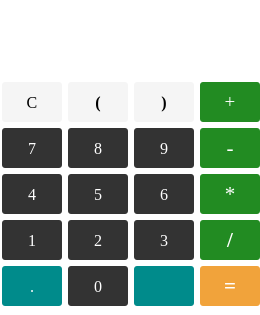
<?xml version="1.0" encoding="UTF-8"?>
<ui version="4.0">
 <class>Cal_Widget</class>
 <widget class="QWidget" name="Cal_Widget">
  <property name="geometry">
   <rect>
    <x>0</x>
    <y>0</y>
    <width>260</width>
    <height>315</height>
   </rect>
  </property>
  <property name="sizePolicy">
   <sizepolicy hsizetype="Preferred" vsizetype="Preferred">
    <horstretch>0</horstretch>
    <verstretch>0</verstretch>
   </sizepolicy>
  </property>
  <property name="minimumSize">
   <size>
    <width>260</width>
    <height>315</height>
   </size>
  </property>
  <property name="maximumSize">
   <size>
    <width>260</width>
    <height>315</height>
   </size>
  </property>
  <property name="windowTitle">
   <string>Widget</string>
  </property>
  <property name="styleSheet">
   <string notr="true">background-color: rgb(255, 255, 255);</string>
  </property>
  <widget class="QLineEdit" name="lineEdit">
   <property name="geometry">
    <rect>
     <x>0</x>
     <y>0</y>
     <width>260</width>
     <height>81</height>
    </rect>
   </property>
   <property name="sizePolicy">
    <sizepolicy hsizetype="Preferred" vsizetype="Preferred">
     <horstretch>0</horstretch>
     <verstretch>0</verstretch>
    </sizepolicy>
   </property>
   <property name="minimumSize">
    <size>
     <width>260</width>
     <height>81</height>
    </size>
   </property>
   <property name="maximumSize">
    <size>
     <width>260</width>
     <height>81</height>
    </size>
   </property>
   <property name="styleSheet">
    <string notr="true">color: rgb(0, 0, 0);
border-radius:3px;</string>
   </property>
   <property name="readOnly">
    <bool>false</bool>
   </property>
  </widget>
  <widget class="QPushButton" name="btn_bracket_r">
   <property name="geometry">
    <rect>
     <x>134</x>
     <y>82</y>
     <width>60</width>
     <height>40</height>
    </rect>
   </property>
   <property name="minimumSize">
    <size>
     <width>60</width>
     <height>40</height>
    </size>
   </property>
   <property name="maximumSize">
    <size>
     <width>60</width>
     <height>40</height>
    </size>
   </property>
   <property name="font">
    <font>
     <family>Times New Roman</family>
     <pointsize>12</pointsize>
     <weight>75</weight>
     <bold>true</bold>
    </font>
   </property>
   <property name="styleSheet">
    <string notr="true">QPushButton { background-color: rgb(245,245,245); border-radius: 3px; color: rgb(0, 0, 0,); } QPushButton:hover { background-color: rgb(169,169,169);}
</string>
   </property>
   <property name="text">
    <string>)</string>
   </property>
  </widget>
  <widget class="QPushButton" name="btn_plus">
   <property name="geometry">
    <rect>
     <x>200</x>
     <y>82</y>
     <width>60</width>
     <height>40</height>
    </rect>
   </property>
   <property name="minimumSize">
    <size>
     <width>60</width>
     <height>40</height>
    </size>
   </property>
   <property name="maximumSize">
    <size>
     <width>60</width>
     <height>40</height>
    </size>
   </property>
   <property name="font">
    <font>
     <family>Times New Roman</family>
     <pointsize>14</pointsize>
     <weight>50</weight>
     <bold>false</bold>
    </font>
   </property>
   <property name="styleSheet">
    <string notr="true">QPushButton { background-color: rgb(34, 139, 34); border-radius: 3px; color: rgb(255, 255, 255); } QPushButton:hover { background-color: rgb(255,250,205); color: rgb(0,100,0);}</string>
   </property>
   <property name="text">
    <string>+</string>
   </property>
  </widget>
  <widget class="QPushButton" name="btn_clear">
   <property name="geometry">
    <rect>
     <x>2</x>
     <y>82</y>
     <width>60</width>
     <height>40</height>
    </rect>
   </property>
   <property name="minimumSize">
    <size>
     <width>60</width>
     <height>40</height>
    </size>
   </property>
   <property name="maximumSize">
    <size>
     <width>60</width>
     <height>40</height>
    </size>
   </property>
   <property name="font">
    <font>
     <family>Times New Roman</family>
     <pointsize>12</pointsize>
    </font>
   </property>
   <property name="cursor">
    <cursorShape>ArrowCursor</cursorShape>
   </property>
   <property name="contextMenuPolicy">
    <enum>Qt::NoContextMenu</enum>
   </property>
   <property name="styleSheet">
    <string notr="true">QPushButton { background-color: rgb(245,245,245); border-radius: 3px; color: rgb(0, 0, 0,); } QPushButton:hover { background-color: rgb(169,169,169);}
</string>
   </property>
   <property name="text">
    <string>C</string>
   </property>
  </widget>
  <widget class="QPushButton" name="btn_bracket_l">
   <property name="geometry">
    <rect>
     <x>68</x>
     <y>82</y>
     <width>60</width>
     <height>40</height>
    </rect>
   </property>
   <property name="minimumSize">
    <size>
     <width>60</width>
     <height>40</height>
    </size>
   </property>
   <property name="maximumSize">
    <size>
     <width>60</width>
     <height>40</height>
    </size>
   </property>
   <property name="font">
    <font>
     <family>Times New Roman</family>
     <pointsize>12</pointsize>
     <weight>75</weight>
     <bold>true</bold>
    </font>
   </property>
   <property name="styleSheet">
    <string notr="true">QPushButton { background-color: rgb(245,245,245); border-radius: 3px; color: rgb(0, 0, 0,); } QPushButton:hover { background-color: rgb(169,169,169);}
</string>
   </property>
   <property name="text">
    <string>(</string>
   </property>
  </widget>
  <widget class="QPushButton" name="btn_8">
   <property name="geometry">
    <rect>
     <x>68</x>
     <y>128</y>
     <width>60</width>
     <height>40</height>
    </rect>
   </property>
   <property name="minimumSize">
    <size>
     <width>60</width>
     <height>40</height>
    </size>
   </property>
   <property name="maximumSize">
    <size>
     <width>60</width>
     <height>40</height>
    </size>
   </property>
   <property name="font">
    <font>
     <family>Times New Roman</family>
     <pointsize>12</pointsize>
    </font>
   </property>
   <property name="styleSheet">
    <string notr="true">QPushButton { background-color: rgb(51, 51, 51); border-radius: 3px; color: rgb(255, 255, 255); } QPushButton:hover { background-color: rgb(153, 50, 204);}
</string>
   </property>
   <property name="text">
    <string>8</string>
   </property>
  </widget>
  <widget class="QPushButton" name="btn_minus">
   <property name="geometry">
    <rect>
     <x>200</x>
     <y>128</y>
     <width>60</width>
     <height>40</height>
    </rect>
   </property>
   <property name="minimumSize">
    <size>
     <width>60</width>
     <height>40</height>
    </size>
   </property>
   <property name="maximumSize">
    <size>
     <width>60</width>
     <height>40</height>
    </size>
   </property>
   <property name="font">
    <font>
     <family>Times New Roman</family>
     <pointsize>16</pointsize>
     <weight>50</weight>
     <bold>false</bold>
    </font>
   </property>
   <property name="styleSheet">
    <string notr="true">QPushButton { background-color: rgb(34, 139, 34); border-radius: 3px; color: rgb(255, 255, 255); } QPushButton:hover { background-color: rgb(255,250,205); color: rgb(0,100,0);}</string>
   </property>
   <property name="text">
    <string>-</string>
   </property>
  </widget>
  <widget class="QPushButton" name="btn_7">
   <property name="geometry">
    <rect>
     <x>2</x>
     <y>128</y>
     <width>60</width>
     <height>40</height>
    </rect>
   </property>
   <property name="minimumSize">
    <size>
     <width>60</width>
     <height>40</height>
    </size>
   </property>
   <property name="maximumSize">
    <size>
     <width>60</width>
     <height>40</height>
    </size>
   </property>
   <property name="font">
    <font>
     <family>Times New Roman</family>
     <pointsize>12</pointsize>
    </font>
   </property>
   <property name="styleSheet">
    <string notr="true">QPushButton { background-color: rgb(51, 51, 51); border-radius: 3px; color: rgb(255, 255, 255); } QPushButton:hover { background-color: rgb(153, 50, 204);}
</string>
   </property>
   <property name="text">
    <string>7</string>
   </property>
  </widget>
  <widget class="QPushButton" name="btn_9">
   <property name="geometry">
    <rect>
     <x>134</x>
     <y>128</y>
     <width>60</width>
     <height>40</height>
    </rect>
   </property>
   <property name="minimumSize">
    <size>
     <width>60</width>
     <height>40</height>
    </size>
   </property>
   <property name="maximumSize">
    <size>
     <width>60</width>
     <height>40</height>
    </size>
   </property>
   <property name="font">
    <font>
     <family>Times New Roman</family>
     <pointsize>12</pointsize>
    </font>
   </property>
   <property name="styleSheet">
    <string notr="true">QPushButton { background-color: rgb(51, 51, 51); border-radius: 3px; color: rgb(255, 255, 255); } QPushButton:hover { background-color: rgb(153, 50, 204);}
</string>
   </property>
   <property name="text">
    <string>9</string>
   </property>
  </widget>
  <widget class="QPushButton" name="btn_5">
   <property name="geometry">
    <rect>
     <x>68</x>
     <y>174</y>
     <width>60</width>
     <height>40</height>
    </rect>
   </property>
   <property name="minimumSize">
    <size>
     <width>60</width>
     <height>40</height>
    </size>
   </property>
   <property name="maximumSize">
    <size>
     <width>60</width>
     <height>40</height>
    </size>
   </property>
   <property name="font">
    <font>
     <family>Times New Roman</family>
     <pointsize>12</pointsize>
    </font>
   </property>
   <property name="styleSheet">
    <string notr="true">QPushButton { background-color: rgb(51, 51, 51); border-radius: 3px; color: rgb(255, 255, 255); } QPushButton:hover { background-color: rgb(153, 50, 204);}
</string>
   </property>
   <property name="text">
    <string>5</string>
   </property>
  </widget>
  <widget class="QPushButton" name="btn_4">
   <property name="geometry">
    <rect>
     <x>2</x>
     <y>174</y>
     <width>60</width>
     <height>40</height>
    </rect>
   </property>
   <property name="minimumSize">
    <size>
     <width>60</width>
     <height>40</height>
    </size>
   </property>
   <property name="maximumSize">
    <size>
     <width>60</width>
     <height>40</height>
    </size>
   </property>
   <property name="font">
    <font>
     <family>Times New Roman</family>
     <pointsize>12</pointsize>
    </font>
   </property>
   <property name="styleSheet">
    <string notr="true">QPushButton { background-color: rgb(51, 51, 51); border-radius: 3px; color: rgb(255, 255, 255); } QPushButton:hover { background-color: rgb(153, 50, 204);}
</string>
   </property>
   <property name="text">
    <string>4</string>
   </property>
  </widget>
  <widget class="QPushButton" name="btn_mutiply">
   <property name="geometry">
    <rect>
     <x>200</x>
     <y>174</y>
     <width>60</width>
     <height>40</height>
    </rect>
   </property>
   <property name="minimumSize">
    <size>
     <width>60</width>
     <height>40</height>
    </size>
   </property>
   <property name="maximumSize">
    <size>
     <width>60</width>
     <height>40</height>
    </size>
   </property>
   <property name="font">
    <font>
     <family>Times New Roman</family>
     <pointsize>16</pointsize>
     <weight>50</weight>
     <bold>false</bold>
    </font>
   </property>
   <property name="styleSheet">
    <string notr="true">QPushButton { background-color: rgb(34, 139, 34); border-radius: 3px; color: rgb(255, 255, 255); } QPushButton:hover { background-color: rgb(255,250,205); color: rgb(0,100,0);}</string>
   </property>
   <property name="text">
    <string>*</string>
   </property>
  </widget>
  <widget class="QPushButton" name="btn_6">
   <property name="geometry">
    <rect>
     <x>134</x>
     <y>174</y>
     <width>60</width>
     <height>40</height>
    </rect>
   </property>
   <property name="minimumSize">
    <size>
     <width>60</width>
     <height>40</height>
    </size>
   </property>
   <property name="maximumSize">
    <size>
     <width>60</width>
     <height>40</height>
    </size>
   </property>
   <property name="font">
    <font>
     <family>Times New Roman</family>
     <pointsize>12</pointsize>
    </font>
   </property>
   <property name="styleSheet">
    <string notr="true">QPushButton { background-color: rgb(51, 51, 51); border-radius: 3px; color: rgb(255, 255, 255); } QPushButton:hover { background-color: rgb(153, 50, 204);}
</string>
   </property>
   <property name="text">
    <string>6</string>
   </property>
  </widget>
  <widget class="QPushButton" name="btn_point">
   <property name="geometry">
    <rect>
     <x>2</x>
     <y>266</y>
     <width>60</width>
     <height>40</height>
    </rect>
   </property>
   <property name="minimumSize">
    <size>
     <width>60</width>
     <height>40</height>
    </size>
   </property>
   <property name="maximumSize">
    <size>
     <width>60</width>
     <height>40</height>
    </size>
   </property>
   <property name="font">
    <font>
     <family>Times New Roman</family>
     <pointsize>12</pointsize>
    </font>
   </property>
   <property name="styleSheet">
    <string notr="true">QPushButton { background-color: rgb(0,139,139); border-radius: 3px; color: rgb(255, 255, 255); } QPushButton:hover { background-color: rgb(72,209,204);}
</string>
   </property>
   <property name="text">
    <string>.</string>
   </property>
  </widget>
  <widget class="QPushButton" name="btn_0">
   <property name="geometry">
    <rect>
     <x>68</x>
     <y>266</y>
     <width>60</width>
     <height>40</height>
    </rect>
   </property>
   <property name="minimumSize">
    <size>
     <width>60</width>
     <height>40</height>
    </size>
   </property>
   <property name="maximumSize">
    <size>
     <width>60</width>
     <height>40</height>
    </size>
   </property>
   <property name="font">
    <font>
     <family>Times New Roman</family>
     <pointsize>12</pointsize>
    </font>
   </property>
   <property name="styleSheet">
    <string notr="true">QPushButton { background-color: rgb(51, 51, 51); border-radius: 3px; color: rgb(255, 255, 255); } QPushButton:hover { background-color: rgb(153, 50, 204);}
</string>
   </property>
   <property name="text">
    <string>0</string>
   </property>
  </widget>
  <widget class="QPushButton" name="btn_equal">
   <property name="geometry">
    <rect>
     <x>200</x>
     <y>266</y>
     <width>60</width>
     <height>40</height>
    </rect>
   </property>
   <property name="minimumSize">
    <size>
     <width>60</width>
     <height>40</height>
    </size>
   </property>
   <property name="maximumSize">
    <size>
     <width>60</width>
     <height>40</height>
    </size>
   </property>
   <property name="font">
    <font>
     <family>Times New Roman</family>
     <pointsize>16</pointsize>
     <weight>75</weight>
     <bold>true</bold>
    </font>
   </property>
   <property name="styleSheet">
    <string notr="true">QPushButton { background-color: rgb(241, 163, 59); border-radius: 3px; color: rgb(255, 255, 255); } QPushButton:hover { background-color: rgb(255, 255, 255);color: rgb(0,100,0) ;}</string>
   </property>
   <property name="text">
    <string>=</string>
   </property>
  </widget>
  <widget class="QPushButton" name="btn_cancel">
   <property name="geometry">
    <rect>
     <x>134</x>
     <y>266</y>
     <width>60</width>
     <height>40</height>
    </rect>
   </property>
   <property name="minimumSize">
    <size>
     <width>60</width>
     <height>40</height>
    </size>
   </property>
   <property name="maximumSize">
    <size>
     <width>60</width>
     <height>40</height>
    </size>
   </property>
   <property name="font">
    <font>
     <family>Times New Roman</family>
     <pointsize>12</pointsize>
    </font>
   </property>
   <property name="styleSheet">
    <string notr="true">QPushButton { background-color: rgb(0,139,139); border-radius: 3px; color: rgb(255, 255, 255); } QPushButton:hover { background-color: rgb(72,209,204);}
</string>
   </property>
   <property name="text">
    <string/>
   </property>
   <property name="icon">
    <iconset resource="res.qrc">
     <normaloff>:/imgs/back.png</normaloff>:/imgs/back.png</iconset>
   </property>
   <property name="iconSize">
    <size>
     <width>30</width>
     <height>30</height>
    </size>
   </property>
   <property name="autoDefault">
    <bool>false</bool>
   </property>
  </widget>
  <widget class="QPushButton" name="btn_1">
   <property name="geometry">
    <rect>
     <x>2</x>
     <y>220</y>
     <width>60</width>
     <height>40</height>
    </rect>
   </property>
   <property name="minimumSize">
    <size>
     <width>60</width>
     <height>40</height>
    </size>
   </property>
   <property name="maximumSize">
    <size>
     <width>60</width>
     <height>40</height>
    </size>
   </property>
   <property name="font">
    <font>
     <family>Times New Roman</family>
     <pointsize>12</pointsize>
    </font>
   </property>
   <property name="styleSheet">
    <string notr="true">QPushButton { background-color: rgb(51, 51, 51); border-radius: 3px; color: rgb(255, 255, 255); } QPushButton:hover { background-color: rgb(153, 50, 204);}
</string>
   </property>
   <property name="text">
    <string>1</string>
   </property>
  </widget>
  <widget class="QPushButton" name="btn_2">
   <property name="geometry">
    <rect>
     <x>68</x>
     <y>220</y>
     <width>60</width>
     <height>40</height>
    </rect>
   </property>
   <property name="minimumSize">
    <size>
     <width>60</width>
     <height>40</height>
    </size>
   </property>
   <property name="maximumSize">
    <size>
     <width>60</width>
     <height>40</height>
    </size>
   </property>
   <property name="font">
    <font>
     <family>Times New Roman</family>
     <pointsize>12</pointsize>
    </font>
   </property>
   <property name="styleSheet">
    <string notr="true">QPushButton { background-color: rgb(51, 51, 51); border-radius: 3px; color: rgb(255, 255, 255); } QPushButton:hover { background-color: rgb(153, 50, 204);}
</string>
   </property>
   <property name="text">
    <string>2</string>
   </property>
  </widget>
  <widget class="QPushButton" name="btn_divide">
   <property name="geometry">
    <rect>
     <x>200</x>
     <y>220</y>
     <width>60</width>
     <height>40</height>
    </rect>
   </property>
   <property name="minimumSize">
    <size>
     <width>60</width>
     <height>40</height>
    </size>
   </property>
   <property name="maximumSize">
    <size>
     <width>60</width>
     <height>40</height>
    </size>
   </property>
   <property name="font">
    <font>
     <family>Times New Roman</family>
     <pointsize>16</pointsize>
     <weight>75</weight>
     <bold>true</bold>
    </font>
   </property>
   <property name="styleSheet">
    <string notr="true">QPushButton { background-color: rgb(34, 139, 34); border-radius: 3px; color: rgb(255, 255, 255); } QPushButton:hover { background-color: rgb(255,250,205); color: rgb(0,100,0);}</string>
   </property>
   <property name="text">
    <string>/</string>
   </property>
  </widget>
  <widget class="QPushButton" name="btn_3">
   <property name="geometry">
    <rect>
     <x>134</x>
     <y>220</y>
     <width>60</width>
     <height>40</height>
    </rect>
   </property>
   <property name="minimumSize">
    <size>
     <width>60</width>
     <height>40</height>
    </size>
   </property>
   <property name="maximumSize">
    <size>
     <width>60</width>
     <height>40</height>
    </size>
   </property>
   <property name="font">
    <font>
     <family>Times New Roman</family>
     <pointsize>12</pointsize>
    </font>
   </property>
   <property name="styleSheet">
    <string notr="true">QPushButton { background-color: rgb(51, 51, 51); border-radius: 3px; color: rgb(255, 255, 255); } QPushButton:hover { background-color: rgb(153, 50, 204);}
</string>
   </property>
   <property name="text">
    <string>3</string>
   </property>
  </widget>
 </widget>
 <layoutdefault spacing="6" margin="11"/>
 <resources>
  <include location="res.qrc"/>
 </resources>
 <connections/>
</ui>
